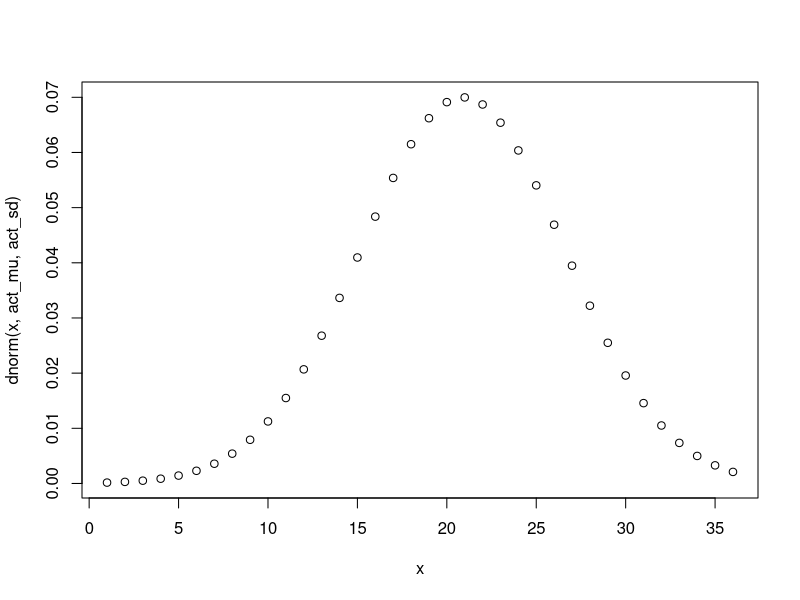

R code for this plot: (Note: this script raises an error after producing the figure.)
# 2.2 Assessment - Continuous Probability
library(tidyverse)

set.seed(16, sample.kind =  "Rounding")

act_mu <- 20.9
act_sd <- 5.7

act_scores <- rnorm(10000, 20.9, 5.7)
mean(act_scores)
sd(act_scores)
sum(act_scores >= 36)
mean(act_scores > 30)
mean(act_scores <= 10)

x = 1:36

f_x <- plot(x = x, y = dnorm(x, act_mu, act_sd))
f_x

# Standard Scoring

act_std <- (act_scores - mean(act_scores)) / sd(act_scores)

# P(z > 2)
mean(act_std > 2)

# Question 4

ff <- function(a){mean(act_scores <= a)}
scores = 1:36
fa_scores = sapply(scores, F)
cdf_df <- data.frame(score = scores,
                     cdf = fa_scores)
cdf_df %>%  ggplot(aes(x = score, y = cdf)) + geom_point()

qnorm(.95, act_mu, act_sd)
p <- seq(0.01, 0.99, 0.01)
sample_quantiles <- quantile(act_scores, probs = p)
theoretical_quantiles <- qnorm(p, act_mu, act_sd)
plot(theoretical_quantiles, sample_quantiles)
abline()

qdf <- data.frame(th = theoretical_quantiles, 
                  sa = sample_quantiles)

qdf %>% 
  ggplot(aes(th,sa)) + 
  geom_point() + geom_abline()

# Datacamp - Probability Distributions
p_green <- 2 / 38

# Assign a variable `p_not_green` as the probability of the ball not landing in a green pocket
p_not_green <- 1-p_green

# Define the number of bets using the variable 'n'
n <- 100

# The variable `B` specifies the number of times we want the simulation to run. Let's run the Monte Carlo simulation 10,000 times.
B <- 10000

# Define the variable 'S' specifies sum of 100 samples
S <- replicate(B, {
  X <- sample(c(17, -1), n, c(p_green, p_not_green), replace = TRUE)
  sum(X)
})

mean(S)
sd(S)







